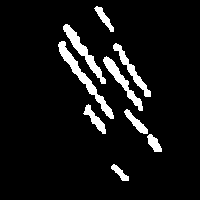
#> input picture contour_images/strip_0010_1.png, 200 x 200 px, given as the content of the folder ./strip_images, which was not available
$ python rotate.py
#> lines starting #> are read from the running program, lines starting #| are printed output that depends on the picture; after the words box and inside, x2 and y2 are one past the last pixel; in counts of white or black regions, pixels touching at a corner belong together; pictures that were not available may be replaced by others from this repository, and a replacement may not be noted
import cv2
import numpy as np
import glob
import os
import shutil

def clear_directory(directory):
    if os.path.exists(directory):
        shutil.rmtree(directory)
    os.makedirs(directory)

def load_image(image_path):
    return cv2.imread(image_path, cv2.IMREAD_GRAYSCALE)

def equalize_histogram(image):
    return cv2.equalizeHist(image)

def invert_image(image):
    # Invert the binary image
    return cv2.bitwise_not(image)

def apply_gaussian_blur(image, kernel_size=(5, 5)):
    # Apply Gaussian blur to reduce noise
    return cv2.GaussianBlur(image, kernel_size, 0)

def fixed_threshold(image, threshold_value=170, max_value=255):
    # Use fixed thresholding to binarize the image
    _, thresholded_image = cv2.threshold(image, threshold_value, max_value, cv2.THRESH_BINARY_INV)
    return thresholded_image

def adaptive_threshold(image):
    # Use adaptive thresholding to binarize the image
    return cv2.adaptiveThreshold(image, 170, cv2.ADAPTIVE_THRESH_GAUSSIAN_C, cv2.THRESH_BINARY_INV, 11, 1)

def morphological_operations(image):
    # Use morphological operations to enhance lines
    kernel = np.ones((3, 3), np.uint8)
    eroded = cv2.erode(image, kernel, iterations=2)
    dilated = cv2.dilate(eroded, kernel, iterations=1)
    inversed = invert_image(dilated)
    return inversed

def detect_edges(image, low_threshold=50, high_threshold=255):
    return cv2.Canny(image, low_threshold, high_threshold, apertureSize=3)

def calculate_rotation_angle(lines):
    angles = []
    for line in lines:
        for x1, y1, x2, y2 in line:
            angle = np.rad2deg(np.arctan2(y2 - y1, x2 - x1))
            angles.append(angle)
    median_angle = np.median(angles)
    return median_angle

def rotate_image(image, angle):
    (h, w) = image.shape[:2]
    center = (w // 2, h // 2)
    M = cv2.getRotationMatrix2D(center, angle, 1.0)
    rotated = cv2.warpAffine(image, M, (w, h))
    return rotated

def preprocess_image(image_path):
    image = load_image(image_path)
    blurred_image = apply_gaussian_blur(image, kernel_size=(5, 5))
    equalized_image = equalize_histogram(blurred_image)
    thresholded_image = fixed_threshold(equalized_image, threshold_value=150, max_value=255)
    processed_image = morphological_operations(thresholded_image)
    return processed_image

def find_and_draw_contours(edges, original_image, size_threshold=1000):
    # Find contours
    contours, _ = cv2.findContours(edges, cv2.RETR_EXTERNAL, cv2.CHAIN_APPROX_SIMPLE)
    mask = np.zeros_like(original_image)

    for contour in contours:
        if cv2.contourArea(contour) > size_threshold:
            cv2.drawContours(mask, [contour], -1, (255), thickness=cv2.FILLED)
            # draw the contour unfilled
            # cv2.drawContours(mask, [contour], -1, (255), thickness=4)

    return mask

def write_angle_to_file(image_path, output_path, rotation_angle):
    file_path = os.path.join(output_path, "rotation_angles.txt")
    with open(file_path, "a") as file:
        file.write(f"{image_path}: {rotation_angle}\n")

def detect_lines(image, threshold=100, min_line_length=50, max_line_gap=10):
    lines = cv2.HoughLinesP(image, 1, np.pi / 180, threshold=threshold, minLineLength=min_line_length, maxLineGap=max_line_gap)
    return lines

def draw_lines_on_mask(lines, image_shape):
    mask = np.zeros(image_shape, dtype=np.uint8)
    for line in lines:
        for x1, y1, x2, y2 in line:
            cv2.line(mask, (x1, y1), (x2, y2), (255), thickness=2)
    return mask

def main(image_path, example=False):
    processed_image = preprocess_image(image_path)
#> in load_image, `return cv2.imread(image_path, cv2.IMREAD_GRAYSCALE)`: returned value: shape (200, 200); 7.5% white; 9 white regions, largest, box (x1, y1, x2, y2) and area: (58, 41, 114, 119) 685, (63, 24, 106, 84) 535, (103, 56, 143, 111) 469
#> in fixed_threshold, `_, thresholded_image = cv2.threshold(image, threshold_value, max_value..`:
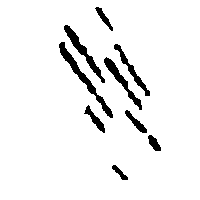
#> thresholded_image: shape (200, 200); 94.2% white; 9 black regions, largest, box (x1, y1, x2, y2) and area: (59, 42, 113, 118) 549, (64, 25, 105, 83) 428, (104, 57, 142, 110) 376
#> in morphological_operations, `eroded = cv2.erode(image, kernel, iterations=2)`:
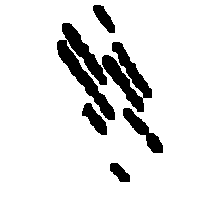
#> eroded: shape (200, 200); 87.8% white; 6 black regions, box (x1, y1, x2, y2) and area: (57, 23, 115, 120) 1925, (102, 42, 152, 112) 1427, (123, 108, 163, 153) 602, (82, 103, 107, 135) 388, (93, 5, 115, 33) 314, (110, 163, 130, 182) 231
#> in morphological_operations, `dilated = cv2.dilate(eroded, kernel, iterations=1)`:
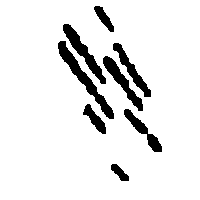
#> dilated: shape (200, 200); 91.1% white; 8 black regions, largest, box (x1, y1, x2, y2) and area: (58, 41, 114, 119) 813, (63, 24, 106, 84) 630, (103, 56, 143, 111) 562
    original_image = load_image(image_path)

    # Display the filtered (processed) image
    if example:
        cv2.imshow("Processed Image", processed_image)
        cv2.waitKey(0)

    edges = detect_edges(processed_image)
#> in detect_edges, `return cv2.Canny(image, low_threshold, high_threshold, apertureSize=3)`:
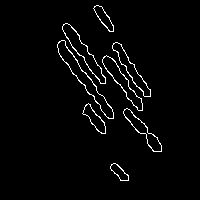
#> returned value: shape (200, 200); 2.6% white in thin lines or dots, all inside (x1, y1, x2, y2) = (57, 5, 162, 181)

    # contours
    contour_image = find_and_draw_contours(edges, processed_image, size_threshold=100)
#> in find_and_draw_contours, `contours, _ = cv2.findContours(edges, cv2.RETR_EXTERNAL, cv2.CHAIN_APP..`: contours = 8 contours; box (x1, y1, x2, y2) and area: (57, 40, 114, 119) 832, (62, 23, 106, 84) 640, (102, 55, 143, 111) 570, (112, 42, 151, 97) 493, (123, 108, 162, 152) 443, (82, 103, 106, 134) 278, (93, 5, 114, 32) 220, (110, 163, 129, 181) 158
#> the loop in find_and_draw_contours, `for contour in contours:` made 8 passes
#> after the loop in find_and_draw_contours, `for contour in contours:`:
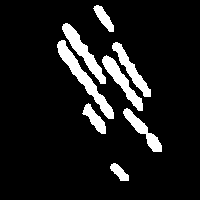
#> mask: shape (200, 200); 10.2% white; 8 white regions, largest, box (x1, y1, x2, y2) and area: (57, 40, 114, 119) 919, (62, 23, 106, 84) 709, (102, 55, 143, 111) 633
    cv2.imwrite(f"./contour_images/{os.path.basename(image_path)}", contour_image)

    if example:
        cv2.imshow("Contours", contour_image)
        cv2.waitKey(0)

    lines = detect_lines(contour_image, threshold=100, min_line_length=25, max_line_gap=5)
#> in detect_lines, `lines = cv2.HoughLinesP(image, 1, np.pi / 180, threshold=threshold, mi..`: lines = [[58, 50, 96, 88], [62, 27, 105, 80], [123, 111, 161, 149], [113, 78, 142, 107], [102, 62, 141, 101], [63, 31, 105, 81], [59, 54, 106, 101], [64, 26, 105, 78], [126, 78, 138, 110], [128, 109, 159, 151], [124, 109, 161, 146], [57, 47, 96, 87]]

    if lines is None:
        print("No lines were detected")
        return

    # Draw lines on mask and save
    line_mask = draw_lines_on_mask(lines, original_image.shape)
#> the loop in draw_lines_on_mask, `for line in lines:` made 12 passes
#> after the loop in draw_lines_on_mask, `for line in lines:`:
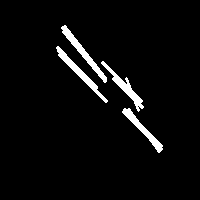
#> mask: shape (200, 200); 4% white; 4 white regions, box (x1, y1, x2, y2) and area: (61, 25, 107, 83) 427, (56, 46, 108, 103) 421, (101, 61, 144, 112) 405, (122, 108, 163, 153) 367

    # draw the line mask on the original image, as a visual check. Use red

    line_image_path = f"./line_images/{os.path.basename(image_path)}"
    cv2.imwrite(line_image_path, line_mask)

    # now do the rotation
    rotation_angle = calculate_rotation_angle(lines)
#> the loop in calculate_rotation_angle, `for line in lines:` made 12 passes
#> after the loop in calculate_rotation_angle, `for line in lines:`: angles = [45, 50.95, 45, 45, 45, 49.97, 45, 51.75, 69.44, 53.57, 45, 45.73]
#> in calculate_rotation_angle, `median_angle = np.median(angles)`: median_angle = 45.36
#> rotation_angle = 45.36
    original_image = load_image(image_path)
    rotated_image = rotate_image(original_image, rotation_angle)
#> in rotate_image, `M = cv2.getRotationMatrix2D(center, angle, 1.0)`: M = [[0.703, 0.712, -41.42], [-0.712, 0.703, 100.9]]
#> in rotate_image, `rotated = cv2.warpAffine(image, M, (w, h))`:
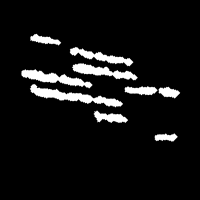
#> rotated: shape (200, 200); min 0, max 255, mean 19.1

    if example:
        cv2.imshow("Rotated Image", rotated_image)
        cv2.waitKey(0)
        cv2.destroyAllWindows()

    output_path = f"./rotated_images/{os.path.basename(image_path)}"
    print(f"Saving rotated image to: {output_path}")
    cv2.imwrite(output_path, rotated_image)

    write_angle_to_file(image_path, "./rotated_images", rotation_angle)

if __name__ == "__main__":
    clear_directory("./contour_images")
    clear_directory("./rotated_images")
    clear_directory("./line_images")

    image_paths = glob.glob("./strip_images/*.png")
    for image_path in image_paths:
        main(image_path)

$ run again, on contour_images/strip_166.png
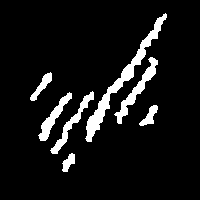
#> input picture contour_images/strip_166.png, 200 x 200 px, given as the content of the folder ./strip_images, which was not available
#> thresholded_image: shape (200, 200); 93.8% white; 7 black regions, largest, box (x1, y1, x2, y2) and area: (86, 15, 166, 141) 985, (116, 58, 157, 123) 436, (40, 93, 71, 140) 335
#> eroded: shape (200, 200); 87.5% white; 7 black regions, largest, box (x1, y1, x2, y2) and area: (84, 13, 168, 143) 1834, (114, 56, 159, 125) 884, (49, 91, 95, 155) 754
#> dilated: shape (200, 200); 90.7% white; 7 black regions, largest, box (x1, y1, x2, y2) and area: (85, 14, 167, 142) 1410, (115, 57, 158, 124) 658, (50, 92, 94, 154) 538
#> contours = 7 contours; box (x1, y1, x2, y2) and area: (84, 13, 167, 142) 1414, (114, 56, 158, 124) 659, (49, 91, 94, 154) 541, (38, 91, 72, 141) 503, (29, 72, 52, 101) 246, (138, 104, 158, 126) 201, (61, 152, 75, 172) 160
#> the loop in find_and_draw_contours, `for contour in contours:` made 7 passes
#> in detect_lines, `lines = cv2.HoughLinesP(image, 1, np.pi / 180, threshold=threshold, mi..`: lines = [[114, 92, 166, 15], [85, 136, 159, 16], [117, 92, 166, 19], [117, 87, 164, 13], [120, 104, 155, 69], [85, 133, 148, 32], [114, 113, 155, 72], [115, 92, 166, 17], [85, 139, 161, 16], [85, 129, 127, 64], [86, 140, 109, 105], [115, 115, 155, 75]]
#> the loop in draw_lines_on_mask, `for line in lines:` made 12 passes
#> after the loop in draw_lines_on_mask, `for line in lines:`:
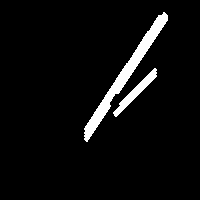
#> mask: shape (200, 200); 4.8% white; 2 white regions, box (x1, y1, x2, y2) and area: (84, 12, 168, 142) 1483, (113, 68, 157, 117) 449
#> the loop in calculate_rotation_angle, `for line in lines:` made 12 passes
#> after the loop in calculate_rotation_angle, `for line in lines:`: angles = [-55.97, -58.34, -56.13, -57.58, -45, -58.05, -45, -55.78, -58.29, -57.13, -56.69, -45]
#> median_angle = -56.41
#> M = [[0.553, -0.833, 128], [0.833, 0.553, -38.63]]
#> in rotate_image, `rotated = cv2.warpAffine(image, M, (w, h))`:
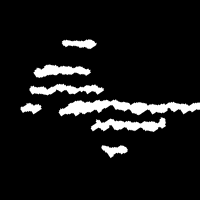
#> rotated: shape (200, 200); min 0, max 255, mean 20.7

$ run again, on contour_images/strip_196.png
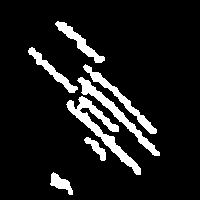
#> input picture contour_images/strip_196.png, 200 x 200 px, given as the content of the folder ./strip_images, which was not available
#> thresholded_image: shape (200, 200); 92.4% white; 7 black regions, largest, box (x1, y1, x2, y2) and area: (68, 97, 140, 174) 902, (79, 78, 159, 155) 634, (84, 66, 156, 133) 482
#> eroded: shape (200, 200); 84.3% white; 3 black regions, box (x1, y1, x2, y2) and area: (27, 46, 161, 176) 5160, (54, 20, 106, 64) 744, (49, 172, 74, 196) 364
#> dilated: shape (200, 200); 88.3% white; 5 black regions, box (x1, y1, x2, y2) and area: (67, 65, 160, 175) 3089, (55, 21, 105, 63) 556, (28, 47, 78, 93) 521, (50, 173, 73, 195) 270, (84, 137, 106, 161) 226
#> contours = 5 contours; box (x1, y1, x2, y2) and area: (66, 64, 160, 175) 3220, (54, 20, 105, 63) 570, (27, 46, 78, 93) 533, (49, 172, 73, 195) 269, (83, 136, 106, 161) 224
#> the loop in find_and_draw_contours, `for contour in contours:` made 5 passes
#> in detect_lines, `lines = cv2.HoughLinesP(image, 1, np.pi / 180, threshold=threshold, mi..`: lines = 24 rows, first 6: [78, 103, 139, 174], [78, 77, 156, 155], [81, 76, 159, 154], [29, 47, 113, 131], [31, 47, 115, 131], [77, 79, 153, 155]
#> the loop in draw_lines_on_mask, `for line in lines:` made 24 passes
#> after the loop in draw_lines_on_mask, `for line in lines:`:
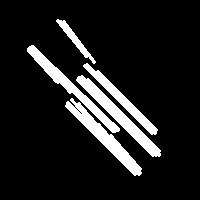
#> mask: shape (200, 200); 11.5% white; 5 white regions, box (x1, y1, x2, y2) and area: (65, 98, 142, 176) 1192, (76, 75, 161, 157) 1171, (27, 45, 120, 133) 1092, (83, 63, 158, 135) 803, (56, 19, 96, 64) 345
#> the loop in calculate_rotation_angle, `for line in lines:` made 24 passes
#> after the loop in calculate_rotation_angle, `for line in lines:`: angles = [49.33, 45, 45, 45, 45, 45, 48.58, 45, 49.4, 45, 45, 47.35, 45, 48.99, 45, 45, 43.98, 47.91, 48.58, 43.99, 52.91, 44.27, 51.15, 52.35]
#> median_angle = 45
#> M = [[0.707, 0.707, -41.42], [-0.707, 0.707, 100]]
#> in rotate_image, `rotated = cv2.warpAffine(image, M, (w, h))`:
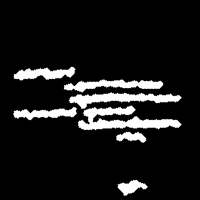
#> rotated: shape (200, 200); min 0, max 255, mean 26.1

$ run again, on contour_images/strip_201.png
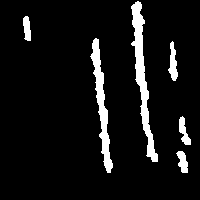
#> input picture contour_images/strip_201.png, 200 x 200 px, given as the content of the folder ./strip_images, which was not available
#> thresholded_image: shape (200, 200); 94.5% white; 6 black regions, box (x1, y1, x2, y2) and area: (132, 2, 157, 161) 975, (91, 39, 112, 172) 730, (169, 43, 177, 80) 143, (180, 118, 190, 144) 117, (178, 152, 187, 172) 117, (24, 17, 30, 40) 98
#> eroded: shape (200, 200); 89.1% white; 6 black regions, box (x1, y1, x2, y2) and area: (130, 0, 159, 163) 1797, (89, 37, 114, 174) 1424, (167, 41, 179, 82) 350, (178, 116, 192, 146) 285, (176, 150, 189, 174) 256, (22, 15, 32, 42) 230
#> dilated: shape (200, 200); 91.8% white; 6 black regions, box (x1, y1, x2, y2) and area: (131, 0, 158, 162) 1393, (90, 38, 113, 173) 1080, (168, 42, 178, 81) 244, (179, 117, 191, 145) 199, (177, 151, 188, 173) 184, (23, 16, 31, 41) 160
#> contours = 6 contours, 1 with area under 20; largest, box (x1, y1, x2, y2) and area: (89, 37, 113, 173) 1070, (167, 41, 178, 81) 242, (178, 116, 191, 145) 198, (176, 150, 188, 173) 180, (22, 15, 31, 41) 156
#> the loop in find_and_draw_contours, `for contour in contours:` made 6 passes
#> in detect_lines, `lines = cv2.HoughLinesP(image, 1, np.pi / 180, threshold=threshold, mi..`: lines = [[98, 38, 105, 170], [94, 38, 102, 154], [95, 37, 103, 158], [100, 58, 110, 172]]
#> the loop in draw_lines_on_mask, `for line in lines:` made 4 passes
#> the loop in calculate_rotation_angle, `for line in lines:` made 4 passes
#> after the loop in calculate_rotation_angle, `for line in lines:`: angles = [86.96, 86.05, 86.22, 84.99]
#> median_angle = 86.14
#> M = [[0.0674, 0.998, -6.51], [-0.998, 0.0674, 193]]
#> in rotate_image, `rotated = cv2.warpAffine(image, M, (w, h))`:
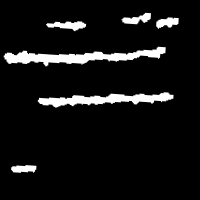
#> rotated: shape (200, 200); min 0, max 255, mean 19.3
